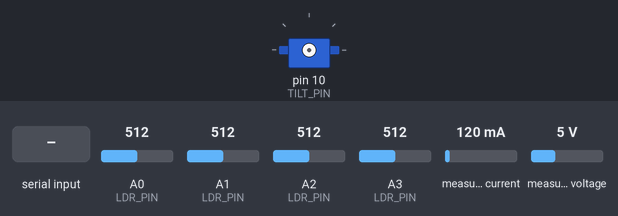
The sketch below on a simulated Arduino Uno, built with avr-gcc and run on an emulated ATmega328P. Parts: servo. Wiring (inferred from the names in the program): INA219 current sensor at I2C address 0x45. The test bench sets the inputs (shaded band); at power-on: A0 (LDR_PIN) = 512, A1 (LDR_PIN) = 512, A2 (LDR_PIN) = 512, A3 (LDR_PIN) = 512, measured current 120 mA, measured voltage 5 V. What the sketch prints to the serial monitor is not drawn.

Above: at 1.3 s.
1.4 s: byte 0 (0) received over Serial
At 1.77 s:
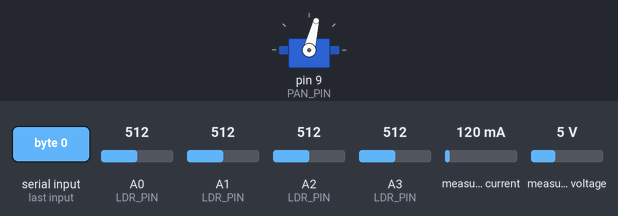
4.4 s: "n\n" received over Serial
At 5.1 s:
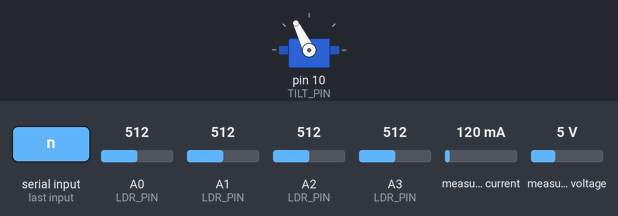
Timing chart, 0 to 8.0 s (numbered marks = the images above; inputs shaded):
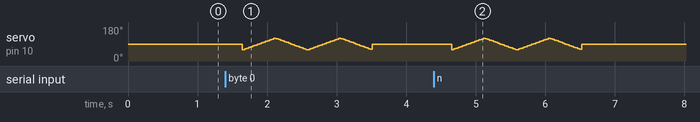

The sketch:

wiring_check.ino
```cpp
// Wiring check: finds breadboard mistakes and says how to fix them, in plain words.
// Open the Serial Monitor at 9600 baud, set the line ending to "Newline", and follow the prompts.
//
// 1. LDR pins A0-A3: each pin is briefly forced to 0 V, then to 5 V, and read straight after.
//    A properly wired sensor snaps back to its real value both times; a loose pin keeps
//    whatever it was forced to. Together with the normal reading this tells apart:
//    not connected / stuck at 5 V (resistor problem) / stuck at 0 V (LDR problem) / OK.
// 2. Cover test: you cover one LDR at a time, and it checks the right pin reacts
//    (catches swapped or dead sensors).
// 3. INA219 wattmeter: looks for it on I2C and reads the panel's voltage and current.
// 4. Servos: moves each one and asks you whether it moved.
#include <Servo.h>
#include <Wire.h>

const int LDR_PIN[4] = {A3, A2, A1, A0};
const char *LDR_NAME[4] = {"LDR 1 (top-left, A3)", "LDR 2 (top-right, A2)",
                           "LDR 3 (bottom-left, A1)", "LDR 4 (bottom-right, A0)"};
const int PAN_PIN = 9;
const int TILT_PIN = 10;

const int FLOAT_GAP = 300;   // forced-high minus forced-low reading above this = pin not connected
const int STUCK_HIGH = 1000;
const int STUCK_LOW = 25;
const int COVER_DROP_PCT = 15;

int problems = 0;

void problem(const char *what, const char *fix) {
  problems++;
  Serial.print("  PROBLEM: ");
  Serial.println(what);
  Serial.print("  FIX:     ");
  Serial.println(fix);
}

// Waits for the user to press Enter in the Serial Monitor. Returns the first character typed,
// or 0 if nothing was typed within the timeout.
char waitForEnter(unsigned long timeoutMs) {
  while (Serial.available()) Serial.read();
  unsigned long start = millis();
  while (millis() - start < timeoutMs) {
    if (Serial.available()) {
      char c = Serial.read();
      delay(50);
      while (Serial.available()) Serial.read();
      return c == '\n' || c == '\r' ? ' ' : c;
    }
  }
  return 0;
}

int readAvg(int pin) {
  long sum = 0;
  for (int i = 0; i < 16; i++) sum += analogRead(pin);
  return sum / 16;
}

// Forces the pin to `level` for a moment, lets go, and reads it immediately.
int readAfterForcing(int pin, int level) {
  pinMode(pin, OUTPUT);
  digitalWrite(pin, level);
  delay(2);
  pinMode(pin, INPUT);
  return analogRead(pin);
}

void checkLdrWiring(bool ok[4]) {
  Serial.println();
  Serial.println("== 1. LDR wiring ==");
  for (int i = 0; i < 4; i++) {
    int pin = LDR_PIN[i];
    int low = readAfterForcing(pin, LOW);
    int high = readAfterForcing(pin, HIGH);
    int normal = readAvg(pin);
    Serial.print(LDR_NAME[i]);
    Serial.print(": reads ");
    Serial.print(normal);
    Serial.print("  (forced low -> ");
    Serial.print(low);
    Serial.print(", forced high -> ");
    Serial.print(high);
    Serial.println(")");
    ok[i] = false;
    if (high - low > FLOAT_GAP) {
      problem("nothing is connected to this pin (it just keeps whatever voltage it was given).",
              "push the signal wire fully into the Arduino pin, and make sure its other end is in the "
              "same breadboard row as the LDR leg and the resistor leg.");
    } else if (normal >= STUCK_HIGH) {
      problem("the pin sees 5 V directly, so the 10k resistor is not pulling it down.",
              "check the 10k resistor: one leg in the same row as the signal wire, the other leg on the "
              "blue (GND) line. Also check the signal wire is not in the LDR's 5 V row.");
    } else if (normal <= STUCK_LOW) {
      problem("the pin sees 0 V, so no current comes through the LDR (or it is in total darkness).",
              "check the LDR: one leg in the same row as the signal wire, the other leg on the red (5 V) "
              "line, pushed in fully. Also check the signal wire is not in the resistor's GND row.");
    } else {
      Serial.println("  OK: wired as a working light sensor.");
      ok[i] = true;
    }
  }
}

void coverTest(const bool ok[4]) {
  Serial.println();
  Serial.println("== 2. Cover test (checks each LDR is on the right pin) ==");
  Serial.println("Keep the light steady. For each step: cover ONLY that LDR with a fingertip,");
  Serial.println("then press Enter while still covering it. Press Enter with nothing typed to start.");
  if (!waitForEnter(60000)) {
    Serial.println("  (skipped: nothing typed for 60 s)");
    return;
  }
  for (int i = 0; i < 4; i++) {
    int before[4];
    for (int k = 0; k < 4; k++) before[k] = readAvg(LDR_PIN[k]);
    Serial.print("Cover ");
    Serial.print(LDR_NAME[i]);
    Serial.println(" now, then press Enter...");
    if (!waitForEnter(60000)) {
      Serial.println("  (skipped)");
      continue;
    }
    int biggest = -1, biggestDrop = 0;
    for (int k = 0; k < 4; k++) {
      int after = readAvg(LDR_PIN[k]);
      int drop = before[k] > 0 ? 100L * (before[k] - after) / before[k] : 0;
      if (drop > biggestDrop) { biggestDrop = drop; biggest = k; }
    }
    Serial.print("  biggest change: ");
    if (biggest < 0) Serial.println("none");
    else { Serial.print(LDR_NAME[biggest]); Serial.print(" dropped "); Serial.print(biggestDrop); Serial.println("%"); }

    if (!ok[i]) {
      Serial.println("  (this pin already failed step 1, fix that first)");
    } else if (biggestDrop < COVER_DROP_PCT) {
      problem("covering this LDR changed nothing.",
              "the LDR is probably not in the same row as its signal wire, or the light is too dim. "
              "Use a desk lamp or phone torch and try again.");
    } else if (biggest != i) {
      problem("a different pin reacted, so the signal wires are swapped.",
              "swap the two signal wires at the Arduino so each LDR goes to the pin shown in its name.");
    } else {
      Serial.println("  OK: the right pin reacted.");
    }
  }
}

bool i2cPresent(uint8_t addr) {
  Wire.beginTransmission(addr);
  return Wire.endTransmission() == 0;
}

int16_t readReg(uint8_t addr, uint8_t reg) {
  Wire.beginTransmission(addr);
  Wire.write(reg);
  Wire.endTransmission();
  Wire.requestFrom(addr, (uint8_t)2);
  if (Wire.available() < 2) return 0;
  return (int16_t)((Wire.read() << 8) | Wire.read());
}

void checkWattmeter() {
  Serial.println();
  Serial.println("== 3. INA219 wattmeter ==");
  Wire.begin();
  const uint8_t addrs[4] = {0x45, 0x40, 0x41, 0x44};
  int found = -1;
  for (int i = 0; i < 4; i++) {
    if (i2cPresent(addrs[i])) { found = addrs[i]; break; }
  }
  if (found < 0) {
    problem("the wattmeter does not answer on I2C.",
            "VCC to 5V, GND to GND, SDA to the Arduino's SDA pin, SCL to SCL (not swapped). "
            "Both address switches on 1 gives address 0x45.");
    return;
  }
  Serial.print("  found at address 0x");
  Serial.println(found, HEX);
  if (found != 0x45) Serial.println("  note: the build sheet expects 0x45 (both switches on 1). Fine if the code matches.");
  // Raw registers: bus voltage LSB 4 mV (bits 15..3); shunt voltage LSB 10 uV across a 10 mOhm shunt = 1 mA.
  float busV = ((uint16_t)readReg(found, 0x02) >> 3) * 0.004;
  float currentMa = readReg(found, 0x01) * 1.0;
  Serial.print("  panel side: ");
  Serial.print(busV, 2);
  Serial.print(" V, ");
  Serial.print(currentMa, 0);
  Serial.println(" mA");
  if (busV < 0.2) {
    problem("no voltage on the measured side, so the solar cell is not connected.",
            "cell red wire to VIN+ (IN+) terminal, cell black wire to GND; check the screw terminals are tight.");
  } else if (currentMa < 1) {
    Serial.println("  note: voltage is there but almost no current. Under a lamp this can be normal;");
    Serial.println("        if a bright light is on the cell, check IN- goes to the load resistor and on to GND.");
  } else {
    Serial.println("  OK: the cell is connected and current flows through the wattmeter.");
  }
}

void checkServo(int pin, const char *name, const char *pinName) {
  Servo s;
  s.attach(pin);
  Serial.print("Watch the ");
  Serial.print(name);
  Serial.println(" servo: it will swing now.");
  for (int r = 0; r < 2; r++) {
    for (int a = 60; a <= 120; a += 2) { s.write(a); delay(15); }
    for (int a = 120; a >= 60; a -= 2) { s.write(a); delay(15); }
  }
  s.write(90);
  delay(300);
  Serial.println("Did it move? Type y or n, then Enter.");
  char c = waitForEnter(60000);
  if (c == 'n' || c == 'N') {
    Serial.print("  ");
    problem("the servo did not move.",
            "brown wire to the blue (GND) line, red to the red (5 V) line, and that red line must be "
            "joined to the Arduino's 5V. Orange (signal) wire to the right pin:");
    Serial.print("           ");
    Serial.println(pinName);
  } else if (c == 0) {
    Serial.println("  (no answer, skipped)");
  } else {
    Serial.println("  OK");
  }
  s.detach();
}

void setup() {
  Serial.begin(9600);
  while (!Serial && millis() < 4000) {}
  delay(500);
  Serial.println();
  Serial.println("===== WIRING CHECK =====");
  Serial.println("Set the Serial Monitor line ending to \"Newline\" so Enter is sent.");

  bool ok[4];
  checkLdrWiring(ok);
  coverTest(ok);
  checkWattmeter();
  Serial.println();
  Serial.println("== 4. Servos ==");
  checkServo(PAN_PIN, "PAN", "D9");
  checkServo(TILT_PIN, "TILT", "D10");

  Serial.println();
  Serial.println("===== RESULT =====");
  if (problems == 0) {
    Serial.println("No problems found. Upload the tracker sketch next.");
  } else {
    Serial.print(problems);
    Serial.println(" problem(s) found. Fix them in order from the top, then run this check again.");
  }
}

void loop() {}
```
